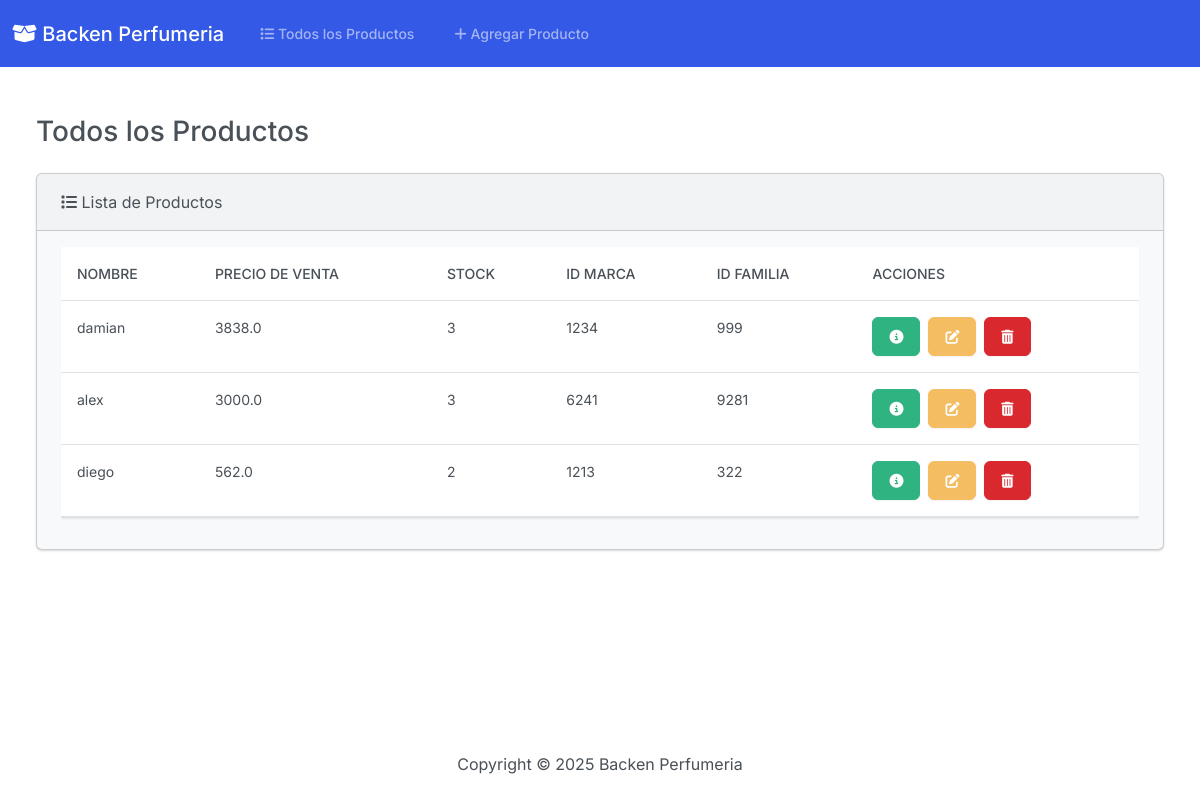
The page / on the database its author committed.
### app_producto/models.py (models this page shows, shortened)
class Producto(models.Model):
    nombre = models.CharField(max_length=100)
    precio_venta = models.FloatField()
    stock = models.PositiveIntegerField()
    id_marca = models.PositiveIntegerField()
    id_famillia = models.PositiveIntegerField()  # usé la doble 'll' como pediste

### app_producto/views.py (the view)
# urls.py: path('', views.index, name='index'),
def index(request):
    productos = Producto.objects.all()
    return render(request, 'app_producto/index.html', {'productos': productos})

### app_producto/templates/app_producto/index.html (shortened to what this page needs)
{% extends "app_producto/base.html" %}
{% block body %}
<h3 class="m-4">Todos los Productos</h3>
<div class="row">
  <div class="col-12">
    {% if productos %}
      <div class="card bg-light ms-4 me-4 mb-4">
        <div class="card-header"><i class="fa-solid fa-list"></i> Lista de Productos</div>
        <div class="card-body">
          <div class="table-responsive">
            <table class="table table-hover">
              <thead>
                <tr>
                  <th>Nombre</th>
                  <th>Precio de Venta</th>
                  <th>Stock</th>
                  <th>ID Marca</th>
                  <th>ID Familia</th>
                  <th>Acciones</th>
                </tr>
              </thead>
              <tbody>
                {% for producto in productos %}
                <tr>
                  <td>{{ producto.nombre }}</td>
                  <td>{{ producto.precio_venta }}</td>
                  <td>{{ producto.stock }}</td>
                  <td>{{ producto.id_marca }}</td>
                  <td>{{ producto.id_famillia }}</td>
                  <td>
                    <button type="button" class="btn btn-success me-1" data-bs-toggle="modal" data-bs-target="#myModal{{ producto.id }}">
                      <i class="fa-solid fa-circle-info"></i>
                    </button>
                    <a class="btn btn-warning me-1" href="{% url 'edit' producto.id %}"><i class="fa-solid fa-pen-to-square"></i></a>
                    <button type="button" class="btn btn-danger" data-bs-toggle="modal" data-bs-target="#delete{{ producto.id }}">
                      <i class="fa-solid fa-trash-can"></i>
                    </button>
                  </td>
                </tr>
                {% endfor %}
              </tbody>
            </table>
          </div>
        </div>
      </div>
    {% else %}
      <h5 class="alert alert-primary ms-4 me-4">No hay productos registrados</h5>
    {% endif %}
  </div>
</div>
{% endblock %}

### app_producto/templates/app_producto/base.html (shortened to what this page needs)
{% load static %}
<!DOCTYPE html>
<html lang="es">
<head>
    <link href="{% static 'css/bootstrap.min.css' %}" rel="stylesheet">
    <link rel="stylesheet" href="https://cdnjs.cloudflare.com/ajax/libs/font-awesome/6.4.0/css/all.min.css">
    <link rel="stylesheet" href="https://cdn.jsdelivr.net/npm/bootstrap-icons@1.10.5/font/bootstrap-icons.css">
</head>
<body class="d-flex flex-column min-vh-100">
<nav class="navbar navbar-expand-lg navbar-dark bg-primary">
  <div class="container-fluid">
    <a class="navbar-brand" href="{% url 'index' %}">
      <i class="fa-solid fa-box-open" aria-hidden="true"></i>
      Backen Perfumeria
    </a>
    <div class="collapse navbar-collapse" id="navbarColor01">
      <ul class="navbar-nav me-auto">
        <li class="nav-item">
           <a class="nav-link" href="{% url 'index' %}">
             <i class="fa-solid fa-list"></i> Todos los Productos
           </a>
        </li>
        <li class="nav-item">
           <a class="nav-link" href="{% url 'add' %}">
             <i class="fa-solid fa-plus"></i> Agregar Producto
           </a>
        </li>
      </ul>
    </div>
  </div>
</nav>
<div class="container-fluid mt-4">
    {% block body %}{% endblock %}
</div>
<footer class="mt-auto mb-4 text-center">
  <span>Copyright &copy; <script>document.write(new Date().getFullYear())</script> Backen Perfumeria</span>
</footer>
</body>
</html>

### rows shown on the page
Producto: nombre "damian", precio_venta "3838.0", stock "3", id_marca "1234", id_famillia "999"
Producto: nombre "alex", precio_venta "3000.0", stock "3", id_marca "6241", id_famillia "9281"
Producto: nombre "diego", precio_venta "562.0", stock "2", id_marca "1213", id_famillia "322"
